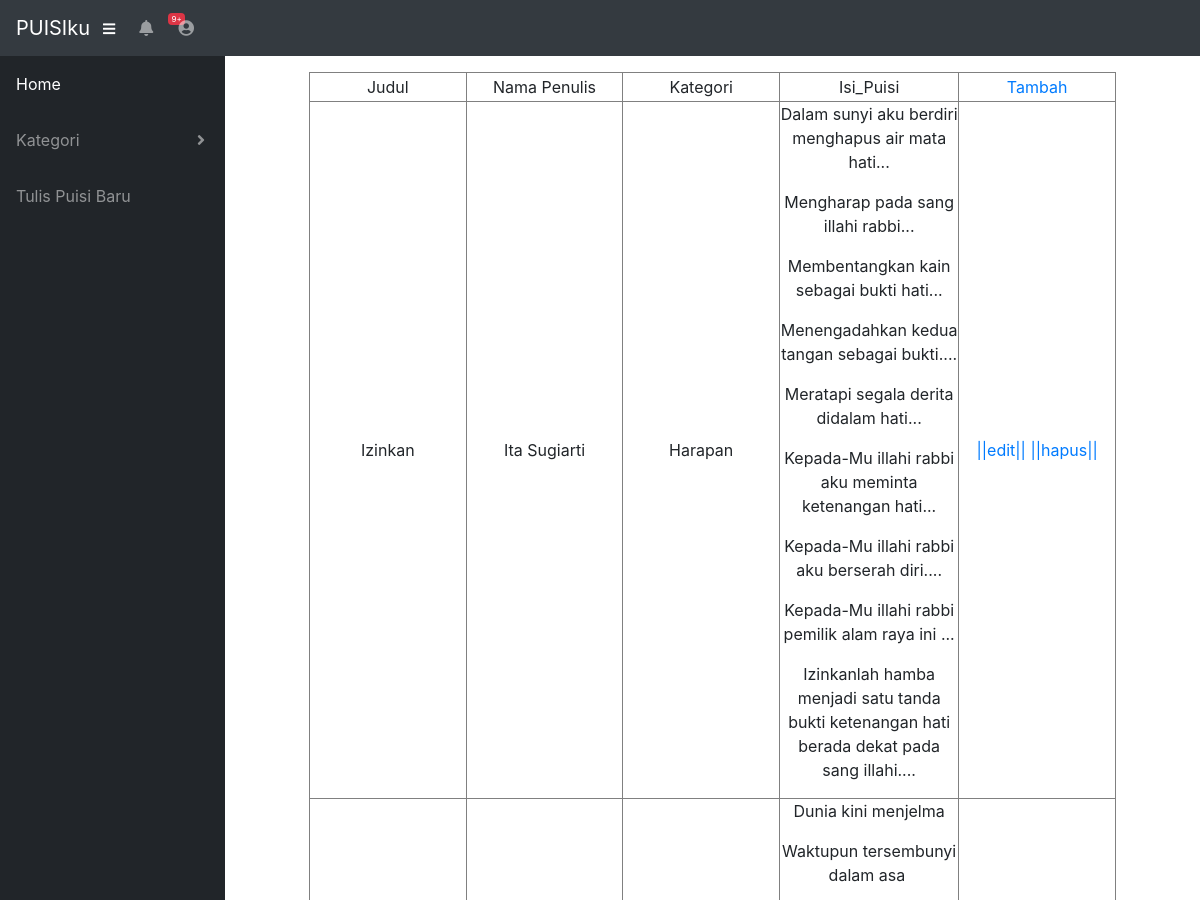
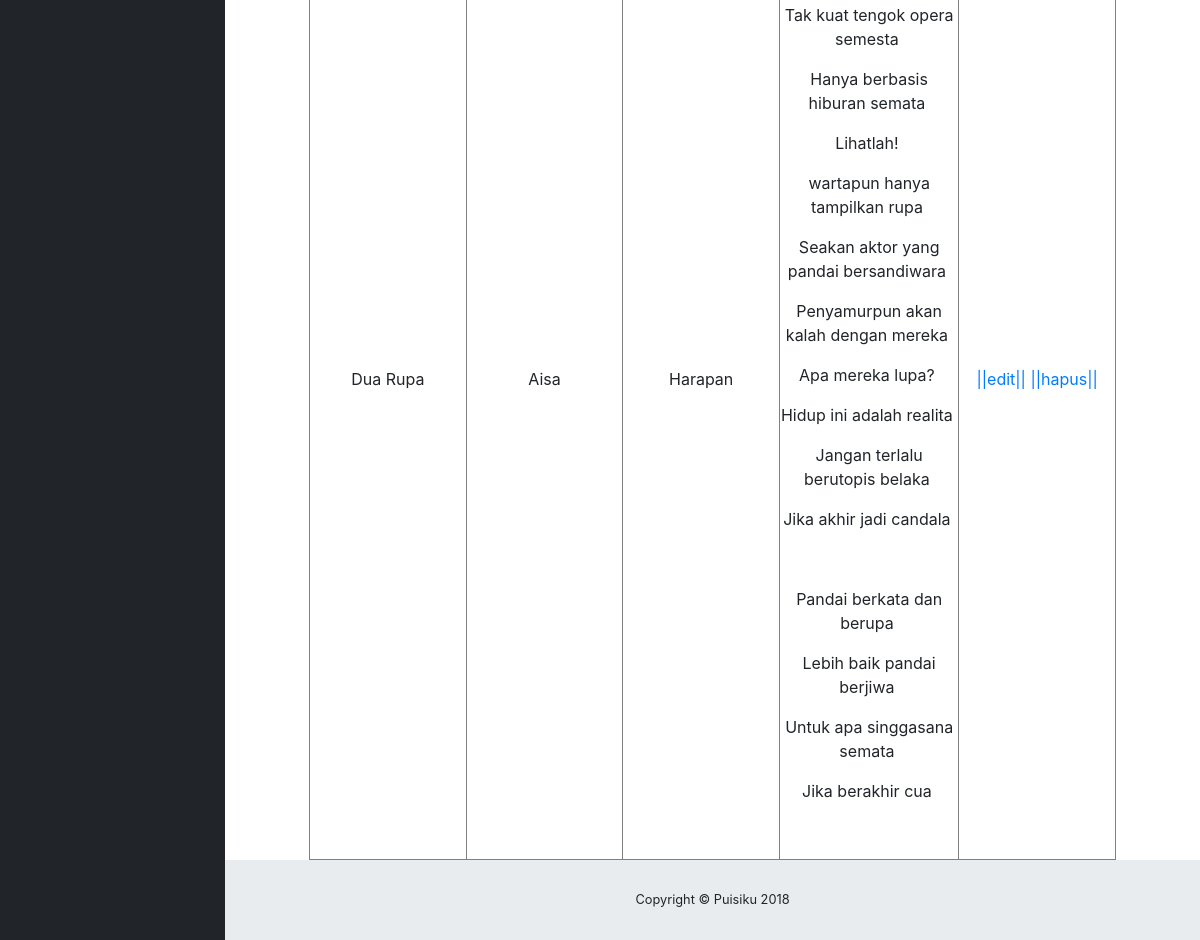
The app's page /admin/index.php with its own data (2 pictures, top to bottom).
### tables this page shows
CREATE TABLE `create_puisi` (
  `id_puisi` int(20) NOT NULL,
  `judul` varchar(25) NOT NULL,
  `nama_penulis` varchar(30) NOT NULL,
  `kategori` varchar(20) NOT NULL,
  `isi_puisi` text NOT NULL
);

### admin/index.php (the view, shortened to what this page needs)
<!DOCTYPE html>
<html lang="en">
  <head>
    <link href="vendor/bootstrap/css/bootstrap.min.css" rel="stylesheet">
    <link href="vendor/fontawesome-free/css/all.min.css" rel="stylesheet" type="text/css">
    <link href="vendor/datatables/dataTables.bootstrap4.css" rel="stylesheet">
    <link href="css/sb-admin.css" rel="stylesheet">
  </head>
  <body id="page-top">
    <nav class="navbar navbar-expand navbar-dark bg-dark static-top">
      <a class="navbar-brand mr-1" href="index.html">PUISIku</a>
      <button class="btn btn-link btn-sm text-white order-1 order-sm-0" id="sidebarToggle" href="#">
        <i class="fas fa-bars"></i>
      </button>
      <ul class="navbar-nav ml-auto ml-md-0">
        <li class="nav-item dropdown no-arrow mx-1">
          <a class="nav-link dropdown-toggle" href="#" id="alertsDropdown" role="button" data-toggle="dropdown" aria-haspopup="true" aria-expanded="false">
            <i class="fas fa-bell fa-fw"></i>
            <span class="badge badge-danger">9+</span>
          </a>
        </li>
        <li class="nav-item dropdown no-arrow">
          <a class="nav-link dropdown-toggle" href="#" id="userDropdown" role="button" data-toggle="dropdown" aria-haspopup="true" aria-expanded="false">
            <i class="fas fa-user-circle fa-fw"></i>
          </a>
        </li>
      </ul>
    </nav>
    <div id="wrapper">
      <ul class="sidebar navbar-nav">
        <li class="nav-item active">
          <a class="nav-link" href="index.php">
            <span>Home</span>
          </a>
        </li>
        <li class="nav-item dropdown">
          <a class="nav-link dropdown-toggle" href="#" id="pagesDropdown" role="button" data-toggle="dropdown" aria-haspopup="true" aria-expanded="false">
            <span>Kategori</span>
          </a>
        </li>
        <li class="nav-item">
          <a class="nav-link" href="Buatpuisibaru.html">
            <span>Tulis Puisi Baru</span></a>
        </li>
      </ul>
      <div id="content-wrapper">
        <div class="container-fluid">
         <?php
    include 'koneksi.php';
$sql ='select *from create_puisi';
$query=mysqli_query($connect,$sql);
?>
<table width="807" border="1" cellpadding="0" cellspacing="0" align="center">
<tr><td width="112" height="29" align="center" valign="middle">Judul</td>
<td width="112" height="29" align="center" valign="middle">Nama Penulis</td>
<td width="112" height="29" align="center" valign="middle">Kategori</td>
<td width="112" height="29" align="center" valign="middle">Isi_Puisi</td>
<td width="112" height="29" align="center" valign="middle"><a href="tambah_puisi.php">Tambah</a></td></tr>
<?php
while($data=mysqli_fetch_array($query)){
  ?>
  <tr>
  <td p align="center"><?php echo $data['judul'];?></td>
  <td p align="center"><?php echo $data['nama_penulis'];?></td>
  <td p align="center"><?php echo $data['kategori'];?></td>
  <td p align="center"><?php echo $data['isi_puisi'];?></td>
<td p align="center"><a href="edit_puisi.php?ni=<?php echo $data['id_puisi'];?>" title="Edit data puisi ini">||edit||</a><a href="delete_puisi.php?ni=<?php echo $data['id_puisi'];?>" onclick="return confirm('yakin mau di hapus ?');"> ||hapus||</a></td></tr>
  <?php
}
?>
</table>
      </div>
    </div>
</div>
        <footer class="sticky-footer">
          <div class="container my-auto">
            <div class="copyright text-center my-auto">
              <span>Copyright © Puisiku 2018</span>
            </div>
          </div>
        </footer>
  </body>
</html>

### admin/css/sb-admin.css (style rules this page uses)
html { position: relative; min-height: 100%; }
body { height: 100%; }
#wrapper { display: -webkit-box; display: -ms-flexbox; display: flex; }
#wrapper #content-wrapper { overflow-x: hidden; width: 100%; padding-top: 1rem; padding-bottom: 80px; }
.navbar-nav .nav-item.active .nav-link { color: #fff; }
.navbar-nav .nav-item.dropdown .dropdown-toggle::after { width: 1rem; text-align: center; float: right; vertical-align: 0; border: 0; font-weight: 900; content: '\f105'; font-family: 'Font Awesome 5 Free'; }
.navbar-nav .nav-item.dropdown.no-arrow .dropdown-toggle::after { display: none; }
.navbar-nav .nav-item .nav-link .badge { position: absolute; margin-left: 0.75rem; top: 0.3rem; font-weight: 400; font-size: 0.5rem; }
.sidebar { width: 90px !important; background-color: #212529; min-height: calc(100vh - 56px); }
.sidebar .nav-item:last-child { margin-bottom: 1rem; }
.sidebar .nav-item .nav-link { text-align: center; padding: 0.75rem 1rem; width: 90px; }
.sidebar .nav-item .nav-link span { font-size: 0.65rem; display: block; }
.sidebar .nav-item.dropdown .dropdown-toggle::after { display: none; }
.sidebar .nav-item .nav-link { color: rgba(255, 255, 255, 0.5); }
@media (min-width: 768px) { .sidebar { width: 225px !important; } }
@media (min-width: 768px) { .sidebar .nav-item .nav-link { display: block; width: 100%; text-align: left; padding: 1rem; width: 225px; } }
@media (min-width: 768px) { .sidebar .nav-item .nav-link span { font-size: 1rem; display: inline; } }
@media (min-width: 768px) { .sidebar .nav-item.dropdown .dropdown-toggle::after { display: block; } }
:root { --input-padding-x: 0.75rem; --input-padding-y: 0.75rem; }
footer.sticky-footer { display: -webkit-box; display: -ms-flexbox; display: flex; position: absolute; right: 0; bottom: 0; width: calc(100% - 90px); height: 80px; background-color: #e9ecef; }
footer.sticky-footer .copyright { line-height: 1; font-size: 0.8rem; }
@media (min-width: 768px) { footer.sticky-footer { width: calc(100% - 225px); } }

### records on screen
create_puisi: judul "Izinkan", nama_penulis "Ita Sugiarti", kategori "Harapan", isi_puisi "Dalam sunyi aku berdiri menghapus air mata hati... Mengharap pada sang illahi rabbi... Membentangkan kain sebagai bukti hati... Menengadahkan kedua tangan sebagai bukti.... Meratapi segala derita didalam hati... Kepada-Mu illahi rabbi aku meminta ketenangan hati... Kepada-Mu illahi rabbi aku berserah diri.... Kepada-Mu illahi rabbi pemilik alam raya ini ... Izinkanlah hamba menjadi satu tanda bukti ketenangan hati berada dekat pada sang illahi...."
create_puisi: judul "Dua Rupa", nama_penulis "Aisa", kategori "Harapan", isi_puisi "Dunia kini menjelma Waktupun tersembunyi dalam asa Tak kuat tengok opera semesta Hanya berbasis hiburan semata Lihatlah! wartapun hanya tampilkan rupa Seakan aktor yang pandai bersandiwara Penyamurpun akan kalah dengan mereka Apa mereka lupa? Hidup ini adalah realita Jangan terlalu berutopis belaka Jika akhir jadi candala Pandai berkata dan berupa Lebih baik pandai berjiwa Untuk apa singgasana semata Jika berakhir cua"
